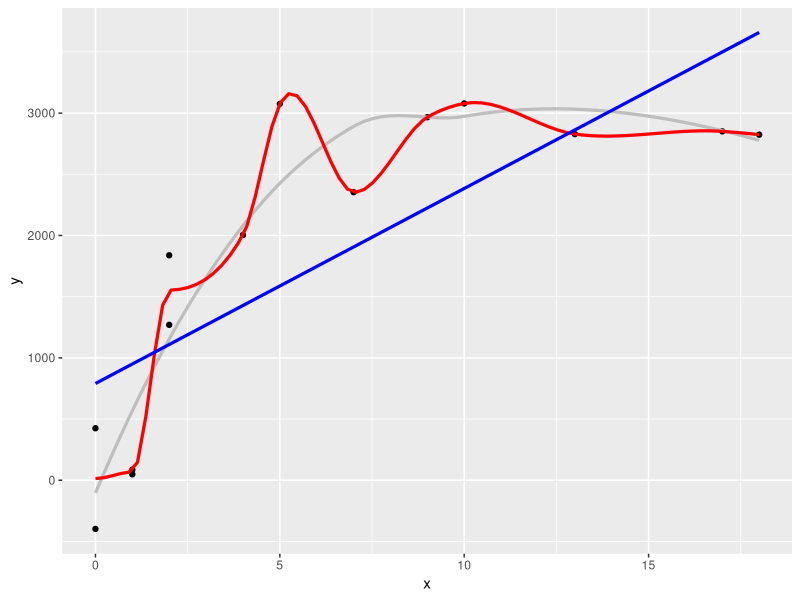
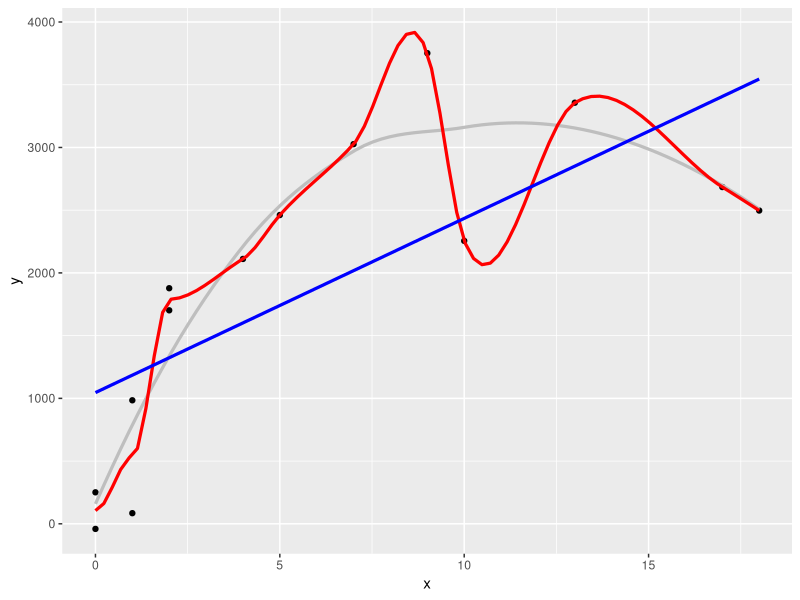
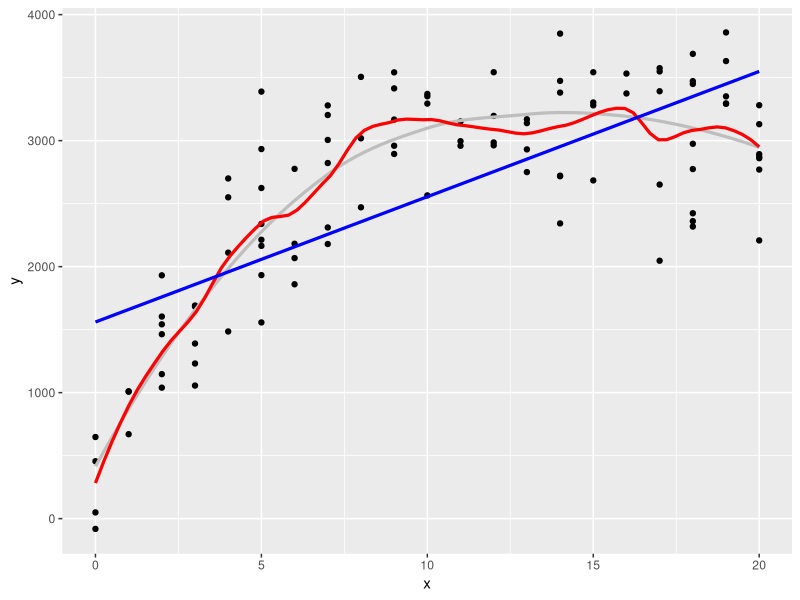

Source code (R) for these figures, in order:
## ---- chunk 1
knitr::opts_chunk$set(echo = TRUE)
## ---- chunk 2
#APRENDIZAJE SUPERVISADO
#-----------------------------------------
f<-function(x){
  ifelse(x<10,1000*sqrt(x),1000*sqrt(10))
}

error_f <- function(df){
  function(mod){
    preds <- predict(mod, newdata = df)
    round(sqrt(mean((preds-df$y)^2)))
  }
}

library(ggplot2)
library(dplyr)
library(purrr)
## ---- chunk 3
#UNA MUESTRA
x <- c(1,7,10,0,0,5,9,13,2,4,17,18,1,2)

set.seed(280572)
#set.seed(250290)
error<-rnorm(length(x),0,500)
y<-f(x)+error
datos_entrena<-data.frame(x=x,y=y)
head(datos_entrena)

curva.1<-geom_smooth(data=datos_entrena,method="loess",se=FALSE,color="gray",span=1,size=1.1)
curva.2<-geom_smooth(data=datos_entrena,method="loess",se=FALSE,color="red",span=0.3,size=1.1)
curva.3<-geom_smooth(data=datos_entrena,method="lm",se=FALSE,color="blue",span=1,size=1.1)
## ---- chunk 4
#cálculo de errores muestra 1
mod_rojo <- loess(y ~ x, data = datos_entrena, span=0.3)
mod_gris <- loess(y ~ x, data = datos_entrena, span=1)
mod_recta <- lm(y ~ x, data = datos_entrena)
df_mods<-data_frame(nombre=c('recta','rojo','gris'))
df_mods$modelo<-list(mod_recta,mod_rojo,mod_gris)

error_ent <- error_f(datos_entrena)

df_mods <- df_mods %>% mutate(error_entrena = map_dbl(modelo, error_ent))

df_mods

#SE EXTRAE MUESTRA DE PRUEBA 1
set.seed(218052272)
x_0<-sample(0:13,100,replace=T)
error<-rnorm(length(x_0),0,500)
y_0<-f(x_0)+error
datos_prueba<-data_frame(x=x_0,y=y_0)
datos_prueba

error_p<-error_f(datos_prueba)
df_mods <- df_mods %>% mutate(error_prueba=map_dbl(modelo,error_p))
## ---- chunk 5
df_mods 
## ---- chunk 6
plot(ggplot(datos_entrena,aes(x=x,y=y))+geom_point()+curva.1+curva.2+curva.3)
## ---- chunk 7
set.seed(250290)
error<-rnorm(length(x),0,500)
y<-f(x)+error
datos_entrena<-data.frame(x=x,y=y)
head(datos_entrena)

curva.1<-geom_smooth(data=datos_entrena,method="loess",se=FALSE,color="gray",span=1,size=1.1)
curva.2<-geom_smooth(data=datos_entrena,method="loess",se=FALSE,color="red",span=0.3,size=1.1)
curva.3<-geom_smooth(data=datos_entrena,method="lm",se=FALSE,color="blue",span=1,size=1.1)
## ---- chunk 8
#cálculo de errores
mod_rojo <- loess(y ~ x, data = datos_entrena, span=0.3)
mod_gris <- loess(y ~ x, data = datos_entrena, span=1)
mod_recta <- lm(y ~ x, data = datos_entrena)
df_mods<-data_frame(nombre=c('recta','rojo','gris'))
df_mods$modelo<-list(mod_recta,mod_rojo,mod_gris)

error_ent <- error_f(datos_entrena)

df_mods <- df_mods %>% mutate(error_entrena = map_dbl(modelo, error_ent))

df_mods

#SE EXTRAE MUESTRA DE PRUEBA
set.seed(218052272)
x_0<-sample(0:13,100,replace=T)
error<-rnorm(length(x_0),0,500)
y_0<-f(x_0)+error
datos_prueba<-data_frame(x=x_0,y=y_0)
datos_prueba

error_p<-error_f(datos_prueba)
df_mods <- df_mods %>% mutate(error_prueba=map_dbl(modelo,error_p))
## ---- chunk 9
df_mods 
## ---- chunk 10
plot(ggplot(datos_entrena,aes(x=x,y=y))+geom_point()+curva.1+curva.2+curva.3)
## ---- chunk 11
set.seed(200)
  x<-sample(0:20,100,replace=T)
  error<-rnorm(length(x),0,500)
  y<-f(x)+error
  datos_entrena<-data.frame(x=x,y=y)
  head(datos_entrena)
  
  curva.1<-geom_smooth(data=datos_entrena,method="loess",se=FALSE,color="gray",span=1,size=1.1)
  curva.2<-geom_smooth(data=datos_entrena,method="loess",se=FALSE,color="red",span=0.3,size=1.1)
  curva.3<-geom_smooth(data=datos_entrena,method="lm",se=FALSE,color="blue",span=1,size=1.1)
  
  #cálculo de errores
  mod_rojo <- loess(y ~ x, data = datos_entrena, span=0.3)
  mod_gris <- loess(y ~ x, data = datos_entrena, span=1)
  mod_recta <- lm(y ~ x, data = datos_entrena)
  df_mods<-data_frame(nombre=c('recta','rojo','gris'))
  df_mods$modelo<-list(mod_recta,mod_rojo,mod_gris)
  
  error_ent <- error_f(datos_entrena)
  
  df_mods <- df_mods %>% mutate(error_entrena = map_dbl(modelo, error_ent))

  #SE EXTRAE MUESTRA DE PRUEBA
  #set.seed(218052272)
  set.seed(21017)
  x_0<-sample(0:20,100,replace=T)
  error<-rnorm(length(x_0),0,500)
  y_0<-f(x_0)+error
  datos_prueba<-data_frame(x=x_0,y=y_0)
  datos_prueba
  
  error_p<-error_f(datos_prueba)
  df_mods <- df_mods %>% mutate(error_prueba=map_dbl(modelo,error_p))
## ---- chunk 12
df_mods
## ---- chunk 13
plot(ggplot(datos_entrena,aes(x=x,y=y))+geom_point()+curva.1+curva.2+curva.3)
